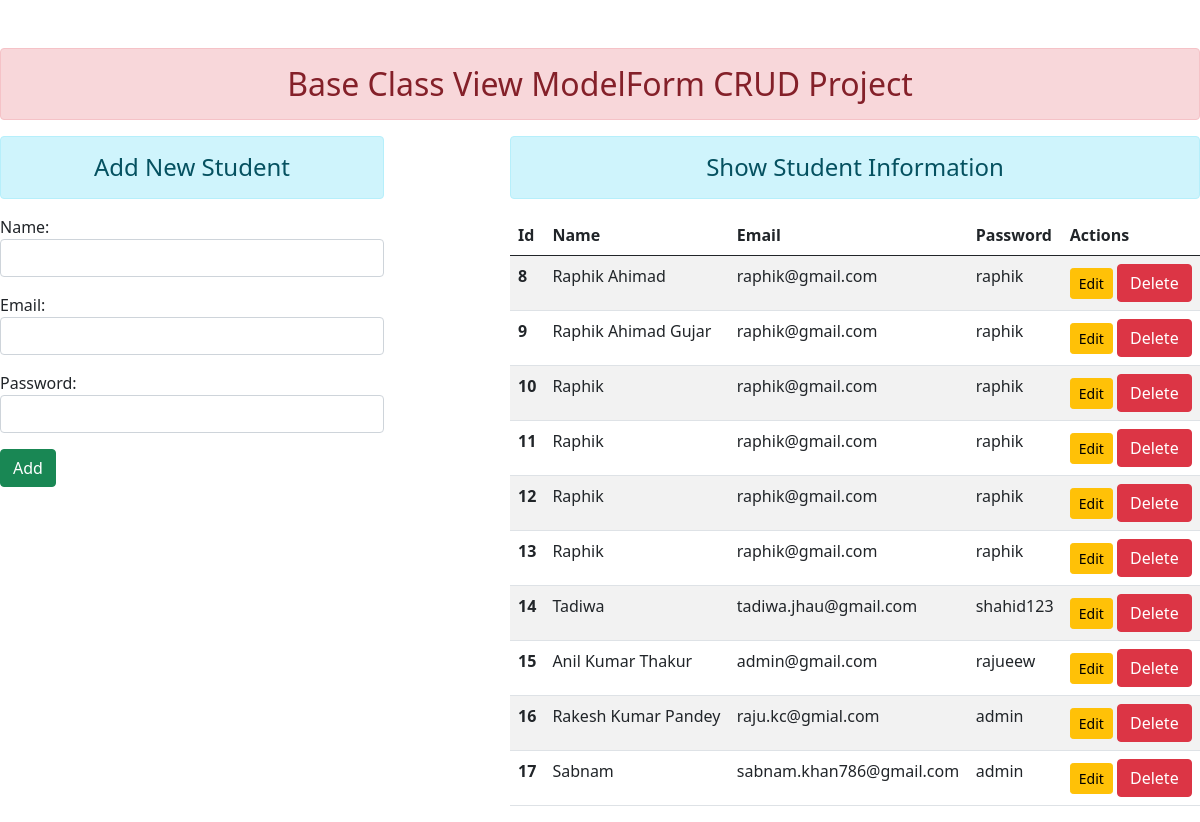
/home/, run on the app's committed database.
### enroll/models.py (models this page shows)
class User(models.Model):
    name = models.CharField(max_length=70)
    email = models.EmailField(max_length=100)
    password = models.CharField(max_length=70)

### enroll/views.py (the view, shortened to what this page needs)
# urls.py: path('home/',views.UserAddShowView.as_view(),name="addandshow"),
class UserAddShowView(TemplateView):
    template_name = 'enroll/addandshow.html'
    def get_context_data(self,*args,**kwargs):
        context = super().get_context_data(**kwargs)
        fm = StudentRegistration()
        stud = User.objects.all()
        context = {'stu':stud,'form':fm}
        return context

### enroll/forms.py
class StudentRegistration(forms.ModelForm):
    class Meta:
        model = User
        fields = [ 'name','email','password']
        widgets = {
            'name':forms.TextInput(attrs={'class':'form-control'}),
            'email':forms.EmailInput(attrs={'class':'form-control'}),
            'password':forms.PasswordInput(attrs={'class':'form-control'}),
        }

### enroll/templates/enroll/addandshow.html (shortened to what this page needs)
{% extends "enroll/base.html" %} {% block title %} addandshow {% endblock title %} {% block content %}
<div class="row">
    <div class="col-sm-4">
        <h4 class="text-center alert alert-info">Add New Student</h4>
        <form action="" method="POST">
            {% csrf_token %} {{form.as_p}}
            <input type="submit" value="Add" class="btn btn-success">
        </form>
    </div>
    <div class="col-sm-7 offset-1">
        <h4 class="text-center alert alert-info">Show Student Information</h4>
        {% if stu %}
        <table class="table table-striped table-hover">
            <thead>
                <tr>
                    <th scope="col">Id</th>
                    <th scope="col">Name</th>
                    <th scope="col">Email</th>
                    <th scope="col">Password</th>
                    <th scope="col">Actions</th>
                </tr>
            </thead>
            <tbody>
                {% for st in stu %}
                <tr>
                    <th scope="row">{{st.id}}</th>
                    <td>{{st.name}}</td>
                    <td>{{st.email}}</td>
                    <td>{{st.password}}</td>
                    <td>
                        <a href="{% url 'updatedata' st.id %}" class="btn btn-warning btn-sm">Edit</a>
                        <form action="{% url 'deletedata' st.id %}" method="post" class="d-inline">
                            <input type="submit" value="Delete" class="btn btn-danger">
                        </form>
                    </td>
                </tr>
                {% endfor %}
            </tbody>
        </table>
        {% else %}
        <h4 class="text-center alert alert-warning">No Record</h4>
        {% endif %}
    </div>
</div>
{% endblock content %}

### enroll/templates/enroll/base.html (shortened to what this page needs)
<!DOCTYPE html> {% load static %}
<html lang="en">
<head>
    <link rel="stylesheet" href='{% static "enroll/css/bootstrap.min.css" %}'>
</head>
<body>
    <div class="containter mt-5">
        <h2 class="text-center alert alert-danger">
            Base Class View ModelForm CRUD Project
        </h2>
        {% block content %} {% endblock content %}
    </div>
</body>
</html>

### data on the page
User: id "8", name "Raphik Ahimad", email "raphik@gmail.com", password "raphik"
User: id "9", name "Raphik Ahimad Gujar", email "raphik@gmail.com", password "raphik"
User: id "10", name "Raphik", email "raphik@gmail.com", password "raphik"
User: id "11", name "Raphik", email "raphik@gmail.com", password "raphik"
User: id "12", name "Raphik", email "raphik@gmail.com", password "raphik"
User: id "13", name "Raphik", email "raphik@gmail.com", password "raphik"
User: id "14", name "Tadiwa", email "tadiwa.jhau@gmail.com", password "shahid123"
User: id "15", name "Anil Kumar Thakur", email "admin@gmail.com", password "rajueew"
User: id "16", name "Rakesh Kumar Pandey", email "raju.kc@gmial.com", password "admin"
User: id "17", name "Sabnam", email "sabnam.khan786@gmail.com", password "admin"
